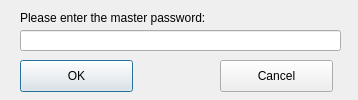
<?xml version="1.0" encoding="UTF-8"?>
<ui version="4.0">
 <class>Dialog</class>
 <widget class="QDialog" name="Dialog">
  <property name="windowModality">
   <enum>Qt::ApplicationModal</enum>
  </property>
  <property name="geometry">
   <rect>
    <x>0</x>
    <y>0</y>
    <width>358</width>
    <height>100</height>
   </rect>
  </property>
  <property name="sizePolicy">
   <sizepolicy hsizetype="Fixed" vsizetype="Fixed">
    <horstretch>0</horstretch>
    <verstretch>0</verstretch>
   </sizepolicy>
  </property>
  <property name="minimumSize">
   <size>
    <width>358</width>
    <height>100</height>
   </size>
  </property>
  <property name="baseSize">
   <size>
    <width>358</width>
    <height>100</height>
   </size>
  </property>
  <property name="windowTitle">
   <string>Dialog</string>
  </property>
  <property name="modal">
   <bool>true</bool>
  </property>
  <widget class="QLabel" name="label">
   <property name="geometry">
    <rect>
     <x>20</x>
     <y>10</y>
     <width>311</width>
     <height>16</height>
    </rect>
   </property>
   <property name="text">
    <string>Please enter the master password:</string>
   </property>
  </widget>
  <widget class="QLineEdit" name="txt_password">
   <property name="geometry">
    <rect>
     <x>20</x>
     <y>30</y>
     <width>321</width>
     <height>21</height>
    </rect>
   </property>
   <property name="echoMode">
    <enum>QLineEdit::Password</enum>
   </property>
  </widget>
  <widget class="QPushButton" name="btn_OK">
   <property name="geometry">
    <rect>
     <x>20</x>
     <y>60</y>
     <width>113</width>
     <height>32</height>
    </rect>
   </property>
   <property name="text">
    <string>OK</string>
   </property>
  </widget>
  <widget class="QPushButton" name="btn_cancel">
   <property name="geometry">
    <rect>
     <x>220</x>
     <y>60</y>
     <width>113</width>
     <height>32</height>
    </rect>
   </property>
   <property name="text">
    <string>Cancel</string>
   </property>
  </widget>
 </widget>
 <resources/>
 <connections/>
</ui>
